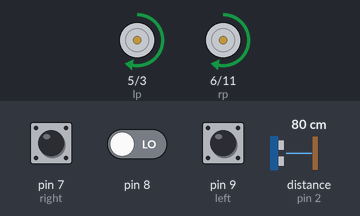
Simulated run of this sketch. Board: Arduino Uno, built with avr-gcc and run on an emulated ATmega328P. Shown: motor-driver pin pairs drawn as motors (green arrow = first pin HIGH = forward, orange = second pin HIGH = backward, longer = more drive). Wiring (inferred from the names in the program): ultrasonic range finder: trigger pin 4; echo pin 2. The inputs (shaded band) are chosen by the test bench; at power-on: pin 7 (right) LOW, pin 9 (left) LOW, distance to the obstacle (sensor on pin 2) 80 cm, pin 8 LOW. The echo pulse lasts 58.3 µs per cm.

Above: at 1.2 s.
1.3 s: pin 7 (right) pulled HIGH for 0.15 s
At 1.43 s:
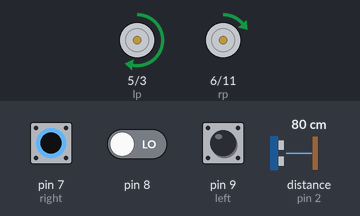
2.9 s: pin 9 (left) pulled HIGH for 0.15 s
At 3.03 s:
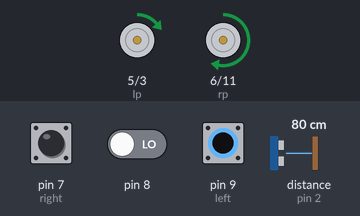
4.5 s: pin 7 (right) pulled HIGH for 1 s
At 6.7 s:
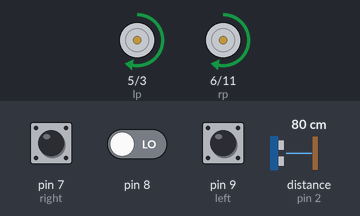
7.0 s: pin 9 (left) pulled HIGH for 1 s
At 7.4 s:
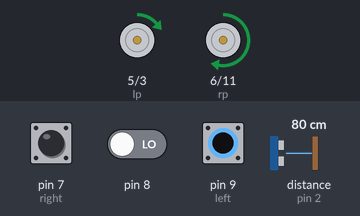
9.5 s: distance to the obstacle (sensor on pin 2) set to 2 cm
At 9.9 s:
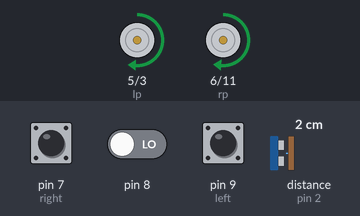
Timing chart, 0 to 12.0 s (numbered marks = the images above; inputs shaded):
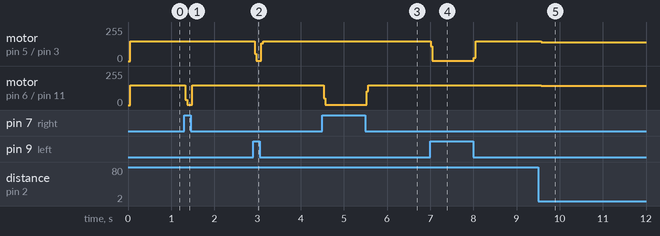

The sketch:

NukeSpeedometer.ino
```cpp
int P=150;


int lp=5;
int ln=3;
int rp=6;
int rn=11;
int ir,irr,irl;
int a=0;
int cnt=0;
unsigned long startms;
unsigned long currentms;
unsigned long deadline=2000;
int U;
int A;
int S;
int trigPin=4;
int echoPin=2;
int Sus;
int T;

void setup()
{

 pinMode(lp, OUTPUT);
 pinMode(ln, OUTPUT);
 pinMode(rp, OUTPUT);
 pinMode(rn, OUTPUT);
 pinMode(trigPin, OUTPUT);
 pinMode(echoPin, INPUT);
 pinMode(7, INPUT);  // right
 pinMode(8, INPUT);
 pinMode(9, INPUT);  // left
 Serial.begin(9600);
 startms=millis();

}
void loop()
{
 forward();
 currentms=millis();

 ir=digitalRead(8);
 irr=digitalRead(7);
 irl=digitalRead(9);
 if(irr==HIGH)
   stopright();
 if(irl==HIGH)
   stopleft();

 if(startms-currentms<=deadline)
 {
  if(ir==HIGH && a==0)
   {
    cnt++;
    a=7;
   }
  if(ir==LOW && a==7)
     a=0;
 }

 speedcalc();
 plusUltra();
 if(Sus>=S)
  stp();
}

void speedcalc()
{
  U=(cnt/10)*9; // no of rev=cnt/100 * wheel perimeter=18cm(2*pi(3)*radius(3)  whole divided by 2
  A= U/2;
  S= -(U*U)/(2*A);
}

void plusUltra()
{
  digitalWrite(trigPin, LOW);
  delayMicroseconds(5);
  digitalWrite(trigPin, HIGH);
  delayMicroseconds(10);
  digitalWrite(trigPin, LOW);

  T = pulseIn(echoPin, HIGH);
  Sus = (T/2) / 29.1;
}
void forward()
{
 analogWrite(lp,P);
 analogWrite(ln,0);
 analogWrite(rp,P);
 analogWrite(rn,0);
}

void rev()
{
 analogWrite(lp,0);
 analogWrite(ln,P);
 analogWrite(rp,0);
 analogWrite(rn,P);


}
void left()
{
 analogWrite(lp,0);
 analogWrite(ln,P);
 analogWrite(rp,P);
 analogWrite(rn,0);
}
void right()
{
 analogWrite(lp,P);
 analogWrite(ln,0);
 analogWrite(rp,0);
 analogWrite(rn,P);
}

void stp()
{
  analogWrite(lp,0);
  analogWrite(ln,0);
  analogWrite(rp,0);
  analogWrite(rn,0);
}


void stopright()
{
  analogWrite(lp,P);
  analogWrite(ln,0);
  analogWrite(rp,0);
  analogWrite(rn,0);
}

void stopleft()
{
  analogWrite(lp,0);
  analogWrite(ln,0);
  analogWrite(rp,P);
  analogWrite(rn,0);
}
```

Measured:
- after the input at 1.3 s, motor on pin 6 (rp) / pin 11 (rn): forward 149/255 → forward 1/255 at once, → forward 149/255 0.16 s later
- after the input at 2.9 s, motor on pin 5 (lp) / pin 3 (ln): forward 149/255 → forward 1/255 at once, → forward 149/255 0.16 s later
- after the input at 4.5 s, motor on pin 6 (rp) / pin 11 (rn): forward 149/255 → forward 1/255 at once, → forward 149/255 1.0 s later
- after the input at 7.0 s, motor on pin 5 (lp) / pin 3 (ln): forward 149/255 → forward 1/255 at once, → forward 149/255 1.0 s later
- after the input at 9.5 s, motor on pin 5 (lp) / pin 3 (ln): forward 149/255 → forward 142/255 after 0.07 s; motor on pin 6 (rp) / pin 11 (rn): forward 149/255 → forward 143/255 after 0.07 s
